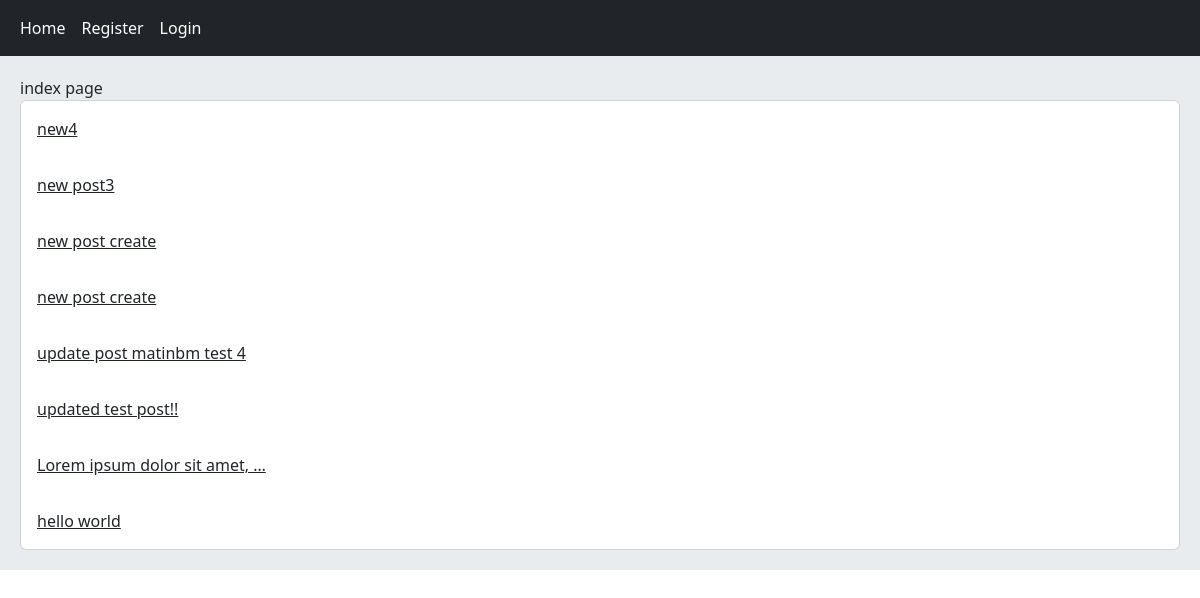
The app's page /, older data.
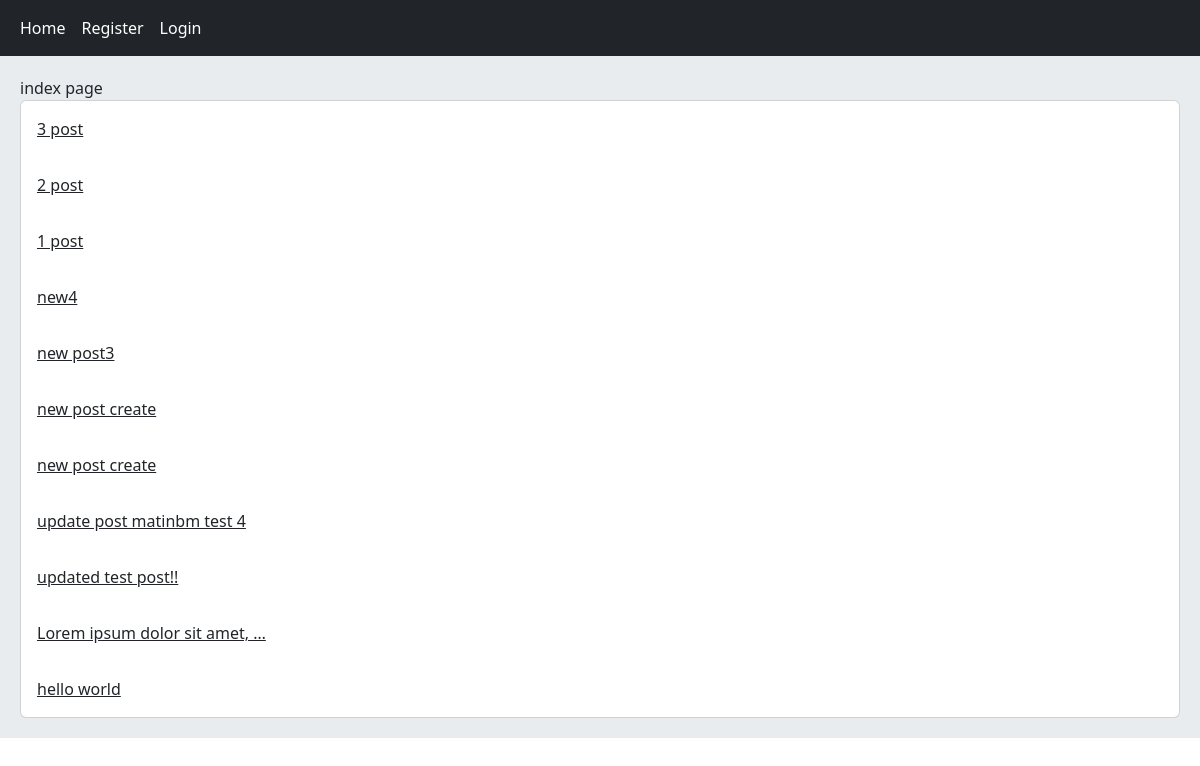
The same page, newer data.
### home/models.py (models this page shows, shortened)
class Post(models.Model):
    user = models.ForeignKey(User, on_delete=models.CASCADE, related_name='posts')
    body = models.TextField()
    slug = models.SlugField()
    created = models.DateTimeField(auto_now=True)
    updated = models.DateTimeField(auto_now_add=True)
    class Meta:
        ordering = ('-created',)
    def get_absolute_url(self):
        return reverse("home:post_detail", args=(self.id, self.slug))

### home/views.py (the view)
# urls.py: path('', views.HomeView.as_view(), name='home'),
class HomeView(View):
    def get(self, request):
        posts = Post.objects.order_by('-created')
        return render(request, 'home/index.html', {'posts': posts})

### home/templates/home/index.html
{% extends 'base.html' %}
{% block content %}
    index page
    <div class="card">
        {% for post in posts %}
            <a href="{{ post.get_absolute_url }}" class="card-body">
                {{ post.body| truncatewords:5 }}
            </a>
        {% endfor %}
    </div>
{% endblock %}

Row changes from the older to the newer data that the page shows:
added Post: body "3 post"
added Post: body "2 post"
added Post: body "1 post"
